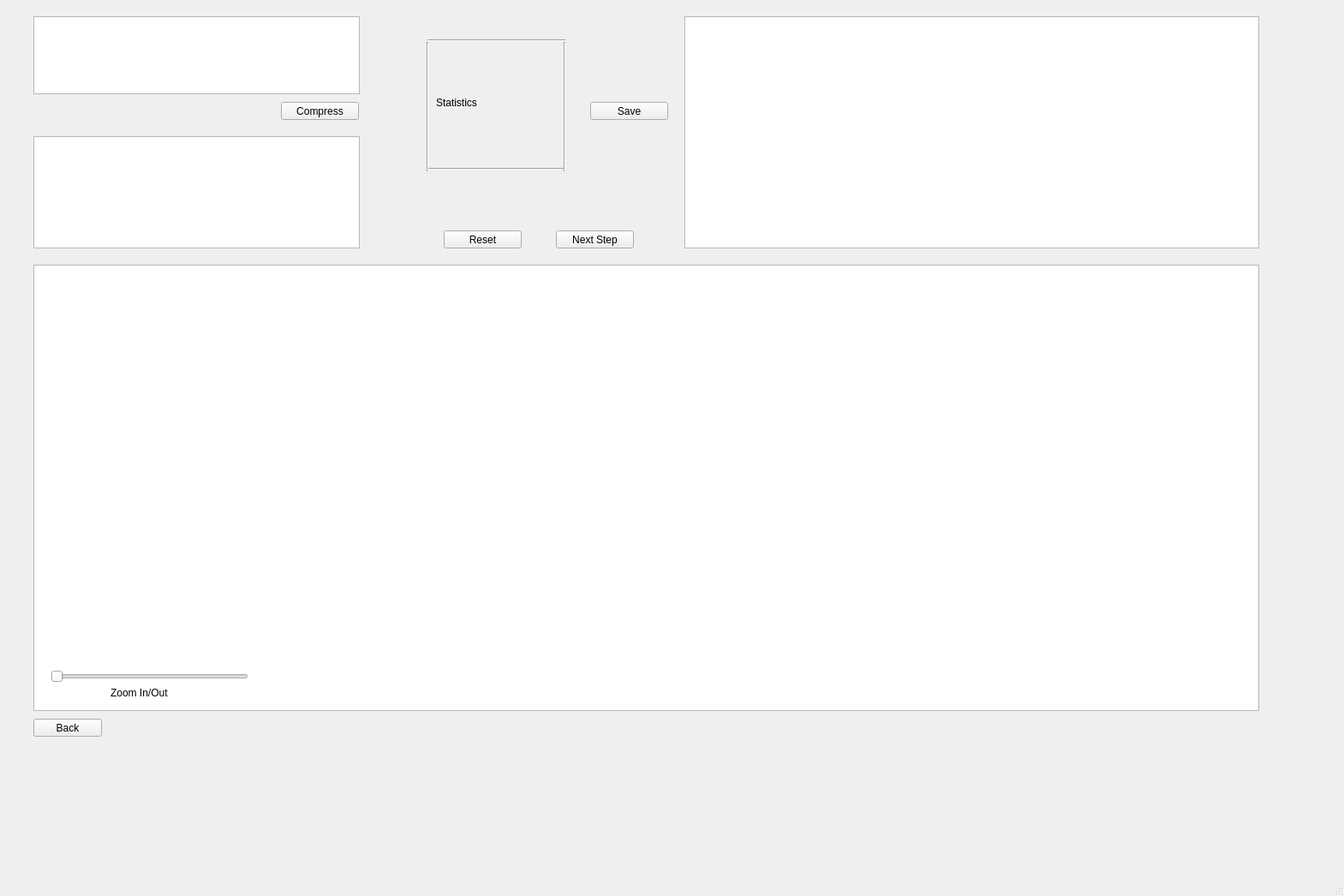
<?xml version="1.0" encoding="UTF-8"?>
<ui version="4.0">
 <class>MainWindow</class>
 <widget class="QMainWindow" name="MainWindow">
  <property name="geometry">
   <rect>
    <x>0</x>
    <y>0</y>
    <width>1569</width>
    <height>1046</height>
   </rect>
  </property>
  <property name="windowTitle">
   <string>MainWindow</string>
  </property>
  <widget class="QWidget" name="centralwidget">
   <layout class="QHBoxLayout" name="horizontalLayout_2">
    <item>
     <widget class="QStackedWidget" name="stackedWidget">
      <widget class="QWidget" name="pageText">
       <widget class="QPushButton" name="btnBack">
        <property name="geometry">
         <rect>
          <x>30</x>
          <y>830</y>
          <width>80</width>
          <height>21</height>
         </rect>
        </property>
        <property name="text">
         <string>Back</string>
        </property>
       </widget>
       <widget class="QTextEdit" name="textInput">
        <property name="geometry">
         <rect>
          <x>30</x>
          <y>10</y>
          <width>381</width>
          <height>91</height>
         </rect>
        </property>
       </widget>
       <widget class="QTextEdit" name="textOutput">
        <property name="geometry">
         <rect>
          <x>30</x>
          <y>150</y>
          <width>381</width>
          <height>131</height>
         </rect>
        </property>
       </widget>
       <widget class="QPushButton" name="btnCompressText">
        <property name="geometry">
         <rect>
          <x>319</x>
          <y>110</y>
          <width>91</width>
          <height>21</height>
         </rect>
        </property>
        <property name="text">
         <string>Compress</string>
        </property>
       </widget>
       <widget class="QTableWidget" name="tableWidget">
        <property name="geometry">
         <rect>
          <x>790</x>
          <y>10</y>
          <width>671</width>
          <height>271</height>
         </rect>
        </property>
       </widget>
       <widget class="QGraphicsView" name="graphicsView">
        <property name="geometry">
         <rect>
          <x>30</x>
          <y>300</y>
          <width>1431</width>
          <height>521</height>
         </rect>
        </property>
       </widget>
       <widget class="QSlider" name="zoomSlider">
        <property name="geometry">
         <rect>
          <x>50</x>
          <y>750</y>
          <width>231</width>
          <height>61</height>
         </rect>
        </property>
        <property name="orientation">
         <enum>Qt::Orientation::Horizontal</enum>
        </property>
       </widget>
       <widget class="QPushButton" name="btnStep">
        <property name="geometry">
         <rect>
          <x>640</x>
          <y>260</y>
          <width>91</width>
          <height>21</height>
         </rect>
        </property>
        <property name="text">
         <string>Next Step</string>
        </property>
       </widget>
       <widget class="QPushButton" name="btnReset">
        <property name="geometry">
         <rect>
          <x>509</x>
          <y>260</y>
          <width>91</width>
          <height>21</height>
         </rect>
        </property>
        <property name="text">
         <string>Reset</string>
        </property>
       </widget>
       <widget class="QLabel" name="lblTextStats">
        <property name="geometry">
         <rect>
          <x>500</x>
          <y>30</y>
          <width>161</width>
          <height>161</height>
         </rect>
        </property>
        <property name="text">
         <string>Statistics</string>
        </property>
       </widget>
       <widget class="QLabel" name="label">
        <property name="geometry">
         <rect>
          <x>120</x>
          <y>790</y>
          <width>71</width>
          <height>20</height>
         </rect>
        </property>
        <property name="text">
         <string>Zoom In/Out</string>
        </property>
       </widget>
       <widget class="Line" name="line">
        <property name="geometry">
         <rect>
          <x>490</x>
          <y>30</y>
          <width>161</width>
          <height>16</height>
         </rect>
        </property>
        <property name="orientation">
         <enum>Qt::Orientation::Horizontal</enum>
        </property>
       </widget>
       <widget class="Line" name="line_2">
        <property name="geometry">
         <rect>
          <x>490</x>
          <y>180</y>
          <width>161</width>
          <height>16</height>
         </rect>
        </property>
        <property name="orientation">
         <enum>Qt::Orientation::Horizontal</enum>
        </property>
       </widget>
       <widget class="Line" name="line_3">
        <property name="geometry">
         <rect>
          <x>480</x>
          <y>40</y>
          <width>20</width>
          <height>151</height>
         </rect>
        </property>
        <property name="orientation">
         <enum>Qt::Orientation::Vertical</enum>
        </property>
       </widget>
       <widget class="Line" name="line_4">
        <property name="geometry">
         <rect>
          <x>640</x>
          <y>40</y>
          <width>20</width>
          <height>151</height>
         </rect>
        </property>
        <property name="orientation">
         <enum>Qt::Orientation::Vertical</enum>
        </property>
       </widget>
       <widget class="QPushButton" name="btnSaveTextHuff">
        <property name="geometry">
         <rect>
          <x>680</x>
          <y>110</y>
          <width>91</width>
          <height>21</height>
         </rect>
        </property>
        <property name="text">
         <string>Save</string>
        </property>
       </widget>
      </widget>
      <widget class="QWidget" name="pageImage">
       <widget class="QPushButton" name="btnBack2">
        <property name="geometry">
         <rect>
          <x>40</x>
          <y>790</y>
          <width>80</width>
          <height>21</height>
         </rect>
        </property>
        <property name="text">
         <string>Back</string>
        </property>
       </widget>
       <widget class="QPushButton" name="btnSelectImage">
        <property name="geometry">
         <rect>
          <x>330</x>
          <y>10</y>
          <width>121</width>
          <height>41</height>
         </rect>
        </property>
        <property name="text">
         <string>Select Image</string>
        </property>
       </widget>
       <widget class="QLabel" name="labelOriginal">
        <property name="geometry">
         <rect>
          <x>60</x>
          <y>40</y>
          <width>281</width>
          <height>261</height>
         </rect>
        </property>
        <property name="text">
         <string>                                   Original Image</string>
        </property>
       </widget>
       <widget class="QLabel" name="labelCompressed">
        <property name="geometry">
         <rect>
          <x>480</x>
          <y>30</y>
          <width>251</width>
          <height>261</height>
         </rect>
        </property>
        <property name="text">
         <string>                           Compressed Image</string>
        </property>
       </widget>
       <widget class="QLabel" name="labelStats">
        <property name="geometry">
         <rect>
          <x>770</x>
          <y>100</y>
          <width>151</width>
          <height>151</height>
         </rect>
        </property>
        <property name="text">
         <string>Statistics</string>
        </property>
       </widget>
       <widget class="QTableWidget" name="tableImage">
        <property name="geometry">
         <rect>
          <x>1000</x>
          <y>10</y>
          <width>491</width>
          <height>291</height>
         </rect>
        </property>
       </widget>
       <widget class="QGraphicsView" name="graphicsViewImage">
        <property name="geometry">
         <rect>
          <x>40</x>
          <y>340</y>
          <width>1451</width>
          <height>441</height>
         </rect>
        </property>
       </widget>
       <widget class="QPushButton" name="btnResetImage">
        <property name="geometry">
         <rect>
          <x>270</x>
          <y>300</y>
          <width>80</width>
          <height>21</height>
         </rect>
        </property>
        <property name="text">
         <string>Reset</string>
        </property>
       </widget>
       <widget class="QSlider" name="zoomSliderImage">
        <property name="geometry">
         <rect>
          <x>50</x>
          <y>730</y>
          <width>171</width>
          <height>16</height>
         </rect>
        </property>
        <property name="orientation">
         <enum>Qt::Orientation::Horizontal</enum>
        </property>
       </widget>
       <widget class="QPushButton" name="btnCompressImage">
        <property name="geometry">
         <rect>
          <x>350</x>
          <y>140</y>
          <width>91</width>
          <height>31</height>
         </rect>
        </property>
        <property name="text">
         <string>Compress</string>
        </property>
       </widget>
       <widget class="QPushButton" name="btnStepImage">
        <property name="geometry">
         <rect>
          <x>430</x>
          <y>300</y>
          <width>80</width>
          <height>21</height>
         </rect>
        </property>
        <property name="text">
         <string>Next Step</string>
        </property>
       </widget>
       <widget class="QLabel" name="label_2">
        <property name="geometry">
         <rect>
          <x>100</x>
          <y>750</y>
          <width>71</width>
          <height>20</height>
         </rect>
        </property>
        <property name="text">
         <string>Zoom In/Out</string>
        </property>
       </widget>
       <widget class="Line" name="line_5">
        <property name="geometry">
         <rect>
          <x>760</x>
          <y>240</y>
          <width>161</width>
          <height>16</height>
         </rect>
        </property>
        <property name="orientation">
         <enum>Qt::Orientation::Horizontal</enum>
        </property>
       </widget>
       <widget class="Line" name="line_6">
        <property name="geometry">
         <rect>
          <x>910</x>
          <y>100</y>
          <width>20</width>
          <height>151</height>
         </rect>
        </property>
        <property name="orientation">
         <enum>Qt::Orientation::Vertical</enum>
        </property>
       </widget>
       <widget class="Line" name="line_7">
        <property name="geometry">
         <rect>
          <x>750</x>
          <y>100</y>
          <width>20</width>
          <height>151</height>
         </rect>
        </property>
        <property name="orientation">
         <enum>Qt::Orientation::Vertical</enum>
        </property>
       </widget>
       <widget class="Line" name="line_8">
        <property name="geometry">
         <rect>
          <x>760</x>
          <y>90</y>
          <width>161</width>
          <height>16</height>
         </rect>
        </property>
        <property name="orientation">
         <enum>Qt::Orientation::Horizontal</enum>
        </property>
       </widget>
       <widget class="QPushButton" name="btnSaveHuff">
        <property name="geometry">
         <rect>
          <x>790</x>
          <y>290</y>
          <width>91</width>
          <height>31</height>
         </rect>
        </property>
        <property name="text">
         <string>Save .huff</string>
        </property>
       </widget>
      </widget>
      <widget class="QWidget" name="pageHome">
       <widget class="QWidget" name="verticalLayoutWidget">
        <property name="geometry">
         <rect>
          <x>200</x>
          <y>10</y>
          <width>951</width>
          <height>401</height>
         </rect>
        </property>
        <layout class="QVBoxLayout" name="verticalLayout">
         <item alignment="Qt::AlignmentFlag::AlignHCenter|Qt::AlignmentFlag::AlignVCenter">
          <widget class="QLabel" name="labelTitle">
           <property name="text">
            <string>                 Hachiman Compressor
                    An Implementation of Huffman Encoding</string>
           </property>
          </widget>
         </item>
        </layout>
       </widget>
       <widget class="QFrame" name="frameImage">
        <property name="geometry">
         <rect>
          <x>870</x>
          <y>490</y>
          <width>331</width>
          <height>281</height>
         </rect>
        </property>
        <property name="sizePolicy">
         <sizepolicy hsizetype="Expanding" vsizetype="Preferred">
          <horstretch>1</horstretch>
          <verstretch>0</verstretch>
         </sizepolicy>
        </property>
        <property name="frameShape">
         <enum>QFrame::Shape::StyledPanel</enum>
        </property>
        <property name="frameShadow">
         <enum>QFrame::Shadow::Raised</enum>
        </property>
        <widget class="QPushButton" name="btnDecompressImageMode">
         <property name="geometry">
          <rect>
           <x>60</x>
           <y>160</y>
           <width>211</width>
           <height>81</height>
          </rect>
         </property>
         <property name="text">
          <string>Image Decompression</string>
         </property>
        </widget>
        <widget class="QPushButton" name="btnImageMode">
         <property name="geometry">
          <rect>
           <x>60</x>
           <y>40</y>
           <width>211</width>
           <height>81</height>
          </rect>
         </property>
         <property name="text">
          <string>Image Compression</string>
         </property>
        </widget>
       </widget>
       <widget class="QFrame" name="frameText">
        <property name="geometry">
         <rect>
          <x>330</x>
          <y>490</y>
          <width>311</width>
          <height>281</height>
         </rect>
        </property>
        <property name="sizePolicy">
         <sizepolicy hsizetype="Expanding" vsizetype="Preferred">
          <horstretch>1</horstretch>
          <verstretch>0</verstretch>
         </sizepolicy>
        </property>
        <property name="frameShape">
         <enum>QFrame::Shape::StyledPanel</enum>
        </property>
        <property name="frameShadow">
         <enum>QFrame::Shadow::Raised</enum>
        </property>
        <widget class="QPushButton" name="btnDecompressTextMode">
         <property name="geometry">
          <rect>
           <x>50</x>
           <y>160</y>
           <width>211</width>
           <height>81</height>
          </rect>
         </property>
         <property name="text">
          <string>Text Decompression</string>
         </property>
        </widget>
        <widget class="QPushButton" name="btnTextMode">
         <property name="geometry">
          <rect>
           <x>50</x>
           <y>30</y>
           <width>211</width>
           <height>81</height>
          </rect>
         </property>
         <property name="text">
          <string>Text Compression</string>
         </property>
        </widget>
       </widget>
      </widget>
      <widget class="QWidget" name="pageTextDecomp">
       <widget class="QTextEdit" name="textInputFreqs">
        <property name="geometry">
         <rect>
          <x>50</x>
          <y>20</y>
          <width>381</width>
          <height>121</height>
         </rect>
        </property>
       </widget>
       <widget class="QTextBrowser" name="textOutputDecomp">
        <property name="geometry">
         <rect>
          <x>570</x>
          <y>70</y>
          <width>351</width>
          <height>151</height>
         </rect>
        </property>
       </widget>
       <widget class="QTextEdit" name="textInputBits">
        <property name="geometry">
         <rect>
          <x>50</x>
          <y>160</y>
          <width>381</width>
          <height>121</height>
         </rect>
        </property>
       </widget>
       <widget class="QPushButton" name="btnDecompressTextAction">
        <property name="geometry">
         <rect>
          <x>450</x>
          <y>130</y>
          <width>91</width>
          <height>31</height>
         </rect>
        </property>
        <property name="text">
         <string>Decompress</string>
        </property>
       </widget>
       <widget class="QPushButton" name="btnBack3">
        <property name="geometry">
         <rect>
          <x>50</x>
          <y>830</y>
          <width>80</width>
          <height>21</height>
         </rect>
        </property>
        <property name="text">
         <string>Back</string>
        </property>
       </widget>
       <widget class="QGraphicsView" name="graphicsViewTextDecomp">
        <property name="geometry">
         <rect>
          <x>50</x>
          <y>320</y>
          <width>1431</width>
          <height>501</height>
         </rect>
        </property>
       </widget>
       <widget class="QLabel" name="label_3">
        <property name="geometry">
         <rect>
          <x>150</x>
          <y>790</y>
          <width>71</width>
          <height>20</height>
         </rect>
        </property>
        <property name="text">
         <string>Zoom In/Out</string>
        </property>
       </widget>
       <widget class="QSlider" name="zoomSliderTextDecomp">
        <property name="geometry">
         <rect>
          <x>80</x>
          <y>750</y>
          <width>231</width>
          <height>61</height>
         </rect>
        </property>
        <property name="orientation">
         <enum>Qt::Orientation::Horizontal</enum>
        </property>
       </widget>
       <widget class="QTableWidget" name="tableTextDecomp">
        <property name="geometry">
         <rect>
          <x>990</x>
          <y>10</y>
          <width>491</width>
          <height>281</height>
         </rect>
        </property>
       </widget>
      </widget>
      <widget class="QWidget" name="pageImageDecomp">
       <widget class="QPushButton" name="btnOpenHuff">
        <property name="geometry">
         <rect>
          <x>40</x>
          <y>120</y>
          <width>131</width>
          <height>41</height>
         </rect>
        </property>
        <property name="text">
         <string>Open file</string>
        </property>
       </widget>
       <widget class="QLabel" name="labelDecompImage">
        <property name="geometry">
         <rect>
          <x>380</x>
          <y>10</y>
          <width>341</width>
          <height>241</height>
         </rect>
        </property>
        <property name="text">
         <string>Decompressed Image</string>
        </property>
       </widget>
       <widget class="QPushButton" name="btnBack4">
        <property name="geometry">
         <rect>
          <x>40</x>
          <y>820</y>
          <width>80</width>
          <height>21</height>
         </rect>
        </property>
        <property name="text">
         <string>Back</string>
        </property>
       </widget>
       <widget class="QGraphicsView" name="graphicsViewImageDecomp">
        <property name="geometry">
         <rect>
          <x>40</x>
          <y>280</y>
          <width>1461</width>
          <height>531</height>
         </rect>
        </property>
       </widget>
       <widget class="QLabel" name="label_4">
        <property name="geometry">
         <rect>
          <x>110</x>
          <y>780</y>
          <width>71</width>
          <height>20</height>
         </rect>
        </property>
        <property name="text">
         <string>Zoom In/Out</string>
        </property>
       </widget>
       <widget class="QSlider" name="zoomSliderImageDecomp">
        <property name="geometry">
         <rect>
          <x>60</x>
          <y>760</y>
          <width>171</width>
          <height>16</height>
         </rect>
        </property>
        <property name="orientation">
         <enum>Qt::Orientation::Horizontal</enum>
        </property>
       </widget>
       <widget class="QTableWidget" name="tableImageDecomp">
        <property name="geometry">
         <rect>
          <x>910</x>
          <y>10</y>
          <width>591</width>
          <height>251</height>
         </rect>
        </property>
       </widget>
      </widget>
     </widget>
    </item>
   </layout>
  </widget>
  <widget class="QMenuBar" name="menubar">
   <property name="geometry">
    <rect>
     <x>0</x>
     <y>0</y>
     <width>1569</width>
     <height>19</height>
    </rect>
   </property>
  </widget>
  <widget class="QStatusBar" name="statusbar"/>
 </widget>
 <resources/>
 <connections/>
</ui>
